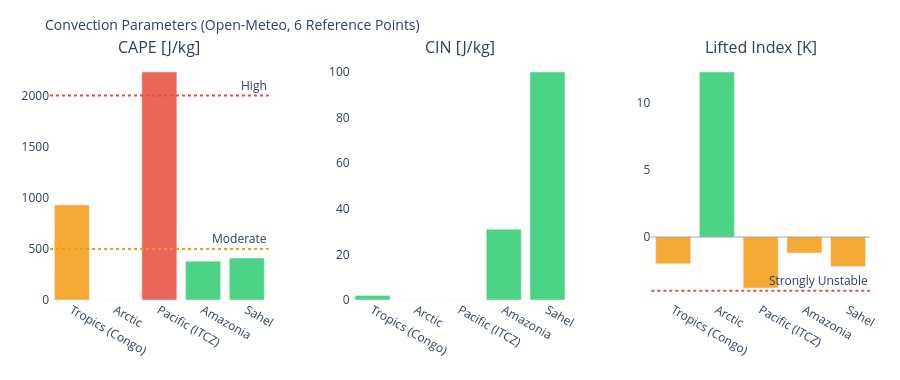

Source (notebook cell):
### Markdown cell above
---
## 3. Visualizations

### Code cell
# ============================================================
# CAPE / CIN / LIFTED INDEX – Convection potential
# ============================================================

if not df_atm.empty:
    fig = make_subplots(
        rows=1, cols=3,
        subplot_titles=['CAPE [J/kg]', 'CIN [J/kg]', 'Lifted Index [K]'],
        horizontal_spacing=0.1
    )
    pts = df_atm['point'].tolist()
    pt_colors = ['#E85D24','#185FA5','#888780','#378ADD','#639922','#F2A623']

    # CAPE – höher = mehr Gewitterpotential
    cape_vals = df_atm['cape'].fillna(0).tolist()
    cape_colors = ['#e74c3c' if v > 2000 else '#f39c12' if v > 500 else '#2ecc71'
                   for v in cape_vals]
    fig.add_trace(go.Bar(x=pts, y=cape_vals, marker_color=cape_colors,
                         opacity=0.85, showlegend=False), row=1, col=1)
    fig.add_hline(y=2000, line_dash='dot', line_color='#e74c3c',
                  annotation_text='High', row=1, col=1)
    fig.add_hline(y=500,  line_dash='dot', line_color='#f39c12',
                  annotation_text='Moderate', row=1, col=1)

    # CIN – negativer = stärker gedeckelt (weniger Auslöse)
    cin_vals = df_atm['cin'].fillna(0).tolist()
    cin_colors = ['#e74c3c' if v < -200 else '#f39c12' if v < -50 else '#2ecc71'
                  for v in cin_vals]
    fig.add_trace(go.Bar(x=pts, y=cin_vals, marker_color=cin_colors,
                         opacity=0.85, showlegend=False), row=1, col=2)

    # Lifted Index – negativ = instabil
    li_vals = df_atm['li'].fillna(0).tolist()
    li_colors = ['#e74c3c' if v < -4 else '#f39c12' if v < 0 else '#2ecc71'
                 for v in li_vals]
    fig.add_trace(go.Bar(x=pts, y=li_vals, marker_color=li_colors,
                         opacity=0.85, showlegend=False), row=1, col=3)
    fig.add_hline(y=0, line_color='gray', line_width=0.7, row=1, col=3)
    fig.add_hline(y=-4, line_dash='dot', line_color='#e74c3c',
                  annotation_text='Strongly Unstable', row=1, col=3)

    fig.update_layout(
        title=dict(text='Convection Parameters (Open-Meteo, 6 Reference Points)', font=dict(size=14)),
        height=380, plot_bgcolor='rgba(0,0,0,0)', paper_bgcolor='rgba(0,0,0,0)',
        margin=dict(l=50, r=30, t=60, b=80)
    )
    fig.update_xaxes(tickangle=30)
    fig.show()

### Figure 1 — Plotly figure (JSON) as saved in the notebook; plotly's stock layout.template omitted (floating-point values rounded to 4 significant figures)
{"data": [{"marker": {"color": ["#f39c12", "#2ecc71", "#e74c3c", "#2ecc71", "#2ecc71"]}, "opacity": 0.85, "showlegend": false, "type": "bar", "x": ["Tropics (Congo)", "Arctic", "Pacific (ITCZ)", "Amazonia", "Sahel"], "xaxis": "x", "y": [930.0, 0.0, 2230.0, 380.0, 410.0], "yaxis": "y"}, {"marker": {"color": ["#2ecc71", "#2ecc71", "#2ecc71", "#2ecc71", "#2ecc71"]}, "opacity": 0.85, "showlegend": false, "type": "bar", "x": ["Tropics (Congo)", "Arctic", "Pacific (ITCZ)", "Amazonia", "Sahel"], "xaxis": "x2", "y": [2.0, 0.0, 0.0, 31.0, 100.0], "yaxis": "y2"}, {"marker": {"color": ["#f39c12", "#2ecc71", "#f39c12", "#f39c12", "#f39c12"]}, "opacity": 0.85, "showlegend": false, "type": "bar", "x": ["Tropics (Congo)", "Arctic", "Pacific (ITCZ)", "Amazonia", "Sahel"], "xaxis": "x3", "y": [-2.0, 12.3, -3.8, -1.2, -2.2], "yaxis": "y3"}], "layout": {"annotations": [{"font": {"size": 16}, "showarrow": false, "text": "CAPE [J/kg]", "x": 0.1333, "xanchor": "center", "xref": "paper", "y": 1.0, "yanchor": "bottom", "yref": "paper"}, {"font": {"size": 16}, "showarrow": false, "text": "CIN [J/kg]", "x": 0.5, "xanchor": "center", "xref": "paper", "y": 1.0, "yanchor": "bottom", "yref": "paper"}, {"font": {"size": 16}, "showarrow": false, "text": "Lifted Index [K]", "x": 0.8667, "xanchor": "center", "xref": "paper", "y": 1.0, "yanchor": "bottom", "yref": "paper"}, {"showarrow": false, "text": "High", "x": 1, "xanchor": "right", "xref": "x domain", "y": 2000, "yanchor": "bottom", "yref": "y"}, {"showarrow": false, "text": "Moderate", "x": 1, "xanchor": "right", "xref": "x domain", "y": 500, "yanchor": "bottom", "yref": "y"}, {"showarrow": false, "text": "Strongly Unstable", "x": 1, "xanchor": "right", "xref": "x3 domain", "y": -4, "yanchor": "bottom", "yref": "y3"}], "height": 380, "margin": {"b": 80, "l": 50, "r": 30, "t": 60}, "paper_bgcolor": "rgba(0,0,0,0)", "plot_bgcolor": "rgba(0,0,0,0)", "shapes": [{"line": {"color": "#e74c3c", "dash": "dot"}, "type": "line", "x0": 0, "x1": 1, "xref": "x domain", "y0": 2000, "y1": 2000, "yref": "y"}, {"line": {"color": "#f39c12", "dash": "dot"}, "type": "line", "x0": 0, "x1": 1, "xref": "x domain", "y0": 500, "y1": 500, "yref": "y"}, {"line": {"color": "gray", "width": 0.7}, "type": "line", "x0": 0, "x1": 1, "xref": "x3 domain", "y0": 0, "y1": 0, "yref": "y3"}, {"line": {"color": "#e74c3c", "dash": "dot"}, "type": "line", "x0": 0, "x1": 1, "xref": "x3 domain", "y0": -4, "y1": -4, "yref": "y3"}], "title": {"font": {"size": 14}, "text": "Convection Parameters (Open-Meteo, 6 Reference Points)"}, "xaxis": {"anchor": "y", "domain": [0.0, 0.2667], "tickangle": 30}, "xaxis2": {"anchor": "y2", "domain": [0.3667, 0.6333], "tickangle": 30}, "xaxis3": {"anchor": "y3", "domain": [0.7333, 1.0], "tickangle": 30}, "yaxis": {"anchor": "x", "domain": [0.0, 1.0]}, "yaxis2": {"anchor": "x2", "domain": [0.0, 1.0]}, "yaxis3": {"anchor": "x3", "domain": [0.0, 1.0]}}}
